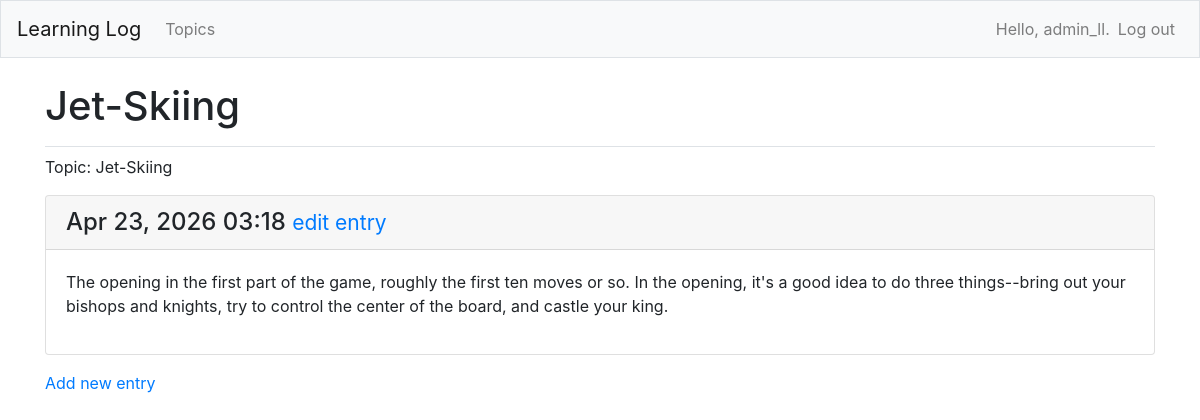
/topics/8/ (signed in), run on the app's committed database.
### MainApp/models.py (models this page shows, shortened)
class Topic(models.Model):
    text = models.CharField(max_length=200)
    date_added = models.DateTimeField(auto_now_add=True)
    owner = models.ForeignKey(User, on_delete=models.CASCADE)
    def __str__(self):
        return self.text

class Entry(models.Model):
    topic = models.ForeignKey(Topic, on_delete=models.CASCADE)
    text = models.TextField()
    date_added = models.DateTimeField(auto_now_add=True)
    class Meta:
        verbose_name_plural = 'entries'

### MainApp/views.py (the view)
# urls.py: path('topics/<int:topic_id>/', views.topic, name='topic'),
@login_required
def topic(request, topic_id):
    t = Topic.objects.get(id=topic_id)
    if t.owner != request.user:
        raise Http404
    entries = Entry.objects.filter(topic=t).order_by('-date_added')
    context = {'topic': t, 'entries': entries}
    return render(request, 'mainapp/topic.html', context)

### MainApp/templates/mainapp/topic.html
{% extends "MainApp/base.html" %}
{% block page_header %}
  <h1>{{ topic }}</h1>
{% endblock page_header %}
{% block content %}
  <p>Topic: {{ topic }} </p>
     {% for entry in entries %}
     <div class="card mb-3">
       <h4 class="card-header">
        {{ entry.date_added|date:'M d, Y H:i' }}
         <small><a href="{% url 'MainApp:edit_entry' entry.id %}">
          edit entry</a></small>
      </h4>
       <div class="card-body">{{ entry.text|linebreaks }}</div>
    </div>
     {% empty %}
      <p> There are no entries for this topic yet.<p>
     {% endfor %}
  <p>
   <a href="{% url 'MainApp:new_entry' topic.id %}">Add new entry</a>
 </p>
{% endblock content %}

### MainApp/templates/mainapp/base.html (shortened to what this page needs)
{% load bootstrap4 %}
<!doctype html>
<html lang="en">
    <head>
        {% bootstrap_css %}
    </head>
    <body>
        <nav class="navbar navbar-expand-md navbar-light bg-light mb-4 border">
        <a class="navbar-brand" href="{% url 'MainApp:index'%}">Learning Log</a>
        <div class="collapse navbar-collapse" id="navbarCollapse">
            <ul class="navbar-nav mr-auto">
                <li class="nav-item">
                <a class="nav-link" href="{% url 'MainApp:topics'%}">Topics</a></li>
            </ul>
            <ul class="navbar-nav ml-auto">
                {% if user.is_authenticated %}
                <li class="nav-item">
                    <span class="navbar-text">Hello, {{ user.username }}.</span>
                </li>
                <li class="nav-item">
                    <a class="nav-link" href="{% url 'users:logout' %}">Log out</a>
                </li>
                {% else %}
                  <li class="nav-item">
                    <a class="nav-link" href="{% url 'users:register' %}">Register</a>
                  </li>
                  <li class="nav-item">
                    <a class="nav-link" href="{% url 'users:login' %}">Log in</a></li>
                {% endif %}
              </ul>
        </div>
        </nav>
        <main role="main" class="container">
            <div class="pb-2 mb-2 border-bottom">
                {% block page_header %}{% endblock page_header %}
            </div>
            <div>
                {% block content %}{% endblock content %}
            </div>
        </main>
    </body>
</html>

### data on the page
Topic: text "Jet-Skiing"
Entry: date_added "Apr 23, 2026 03:18", text "The opening in the first part of the game, roughly the first ten moves or so. In the opening, it's a good idea to do three things--bring out your bishops and knights, try to control the center of the board, and castle your king."

### other printed values
{{ user.username }} "admin_ll"
